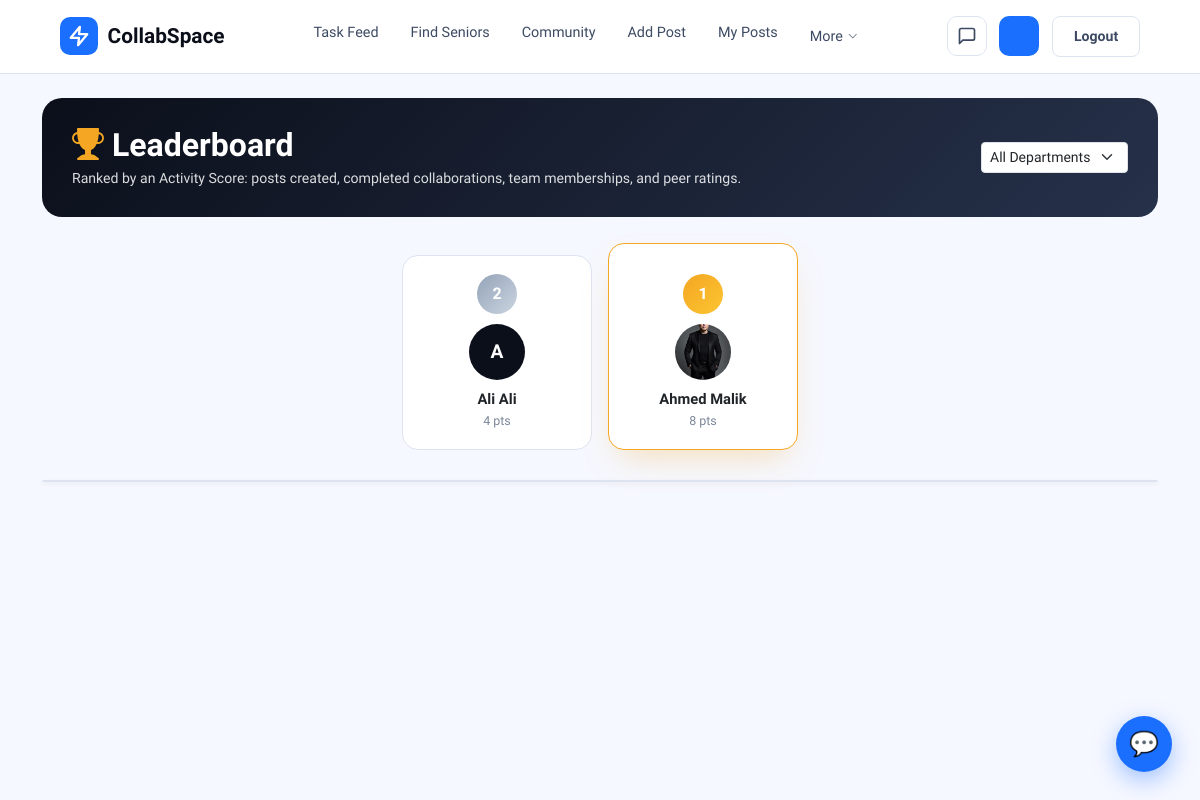
/leaderboard/ (signed in), run on an earlier commit of the app's database.
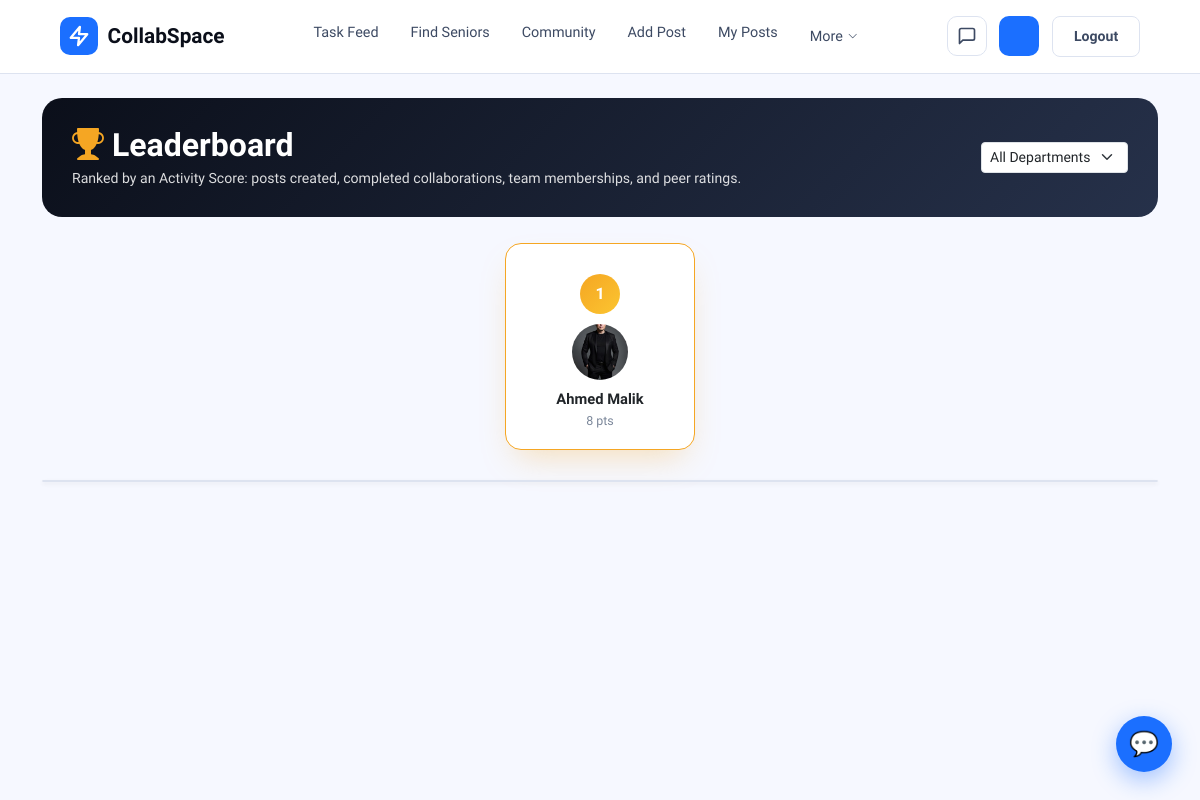
And on a later commit of the database.
### accounts/models.py (models this page shows, shortened)
class Profile(models.Model):
    DEPARTMENT_CHOICES = [('IT', 'IT'), ('CS', 'CS'), ('DS', 'DS'), ('SE', 'SE'), ('EE', 'EE')]
    PROGRAM_CHOICES    = [('BSSE', 'BSSE'), ('BSCS', 'BSCS'), ('BSDS', 'BSDS'), ('BSIT', 'BSIT')]
    SEMESTER_CHOICES   = [(i, f'Semester {i}') for i in range(1, 8)]
    LOOKING_FOR        = [('fyp', 'FYP Partner'), ('paid', 'Paid Task'), ('both', 'Both')]
    AVAILABILITY       = [('5', '<5 hrs/week'), ('5-10', '5–10 hrs/week'), ('10-20', '10–20 hrs/week'), ('20+', '20+ hrs/week')]
    user         = models.OneToOneField(User, on_delete=models.CASCADE, related_name='profile')
    department   = models.CharField(max_length=10, choices=DEPARTMENT_CHOICES, default='IT', blank=True, null=True)
    program      = models.CharField(max_length=10, choices=PROGRAM_CHOICES, blank=True, null=True)
    semester     = models.IntegerField(choices=SEMESTER_CHOICES, blank=True, null=True)
    photo        = models.ImageField(upload_to='profiles/', blank=True, null=True)
    bio          = models.CharField(max_length=200, blank=True)
    github       = models.URLField(blank=True)
    linkedin     = models.URLField(blank=True)
    looking_for  = models.CharField(max_length=10, choices=LOOKING_FOR, blank=True, null=True)
    availability = models.CharField(max_length=10, choices=AVAILABILITY, blank=True, null=True)
    created_at   = models.DateTimeField(auto_now_add=True)
    batch        = models.CharField(max_length=20, blank=True, help_text='e.g. Fall 2022, Spring 2023')
    is_verified       = models.BooleanField(default=False, help_text='University email verified')
    id_card            = models.ImageField(upload_to='id_cards/', blank=True, null=True, help_text='Student card photo for senior verification')
    is_id_verified     = models.BooleanField(default=False, help_text='Reviewed and approved by an admin')
    is_supervisor      = models.BooleanField(default=False, help_text='Faculty / supervisor account that can endorse FYP posts')
    resume              = models.FileField(upload_to='resumes/', blank=True, null=True, help_text='Uploaded CV/resume (PDF, DOCX or TXT)')
    resume_updated_at   = models.DateTimeField(blank=True, null=True)
    class Meta:
        db_table = 'core_profile'

### accounts/views.py (the view)
# urls.py: path('leaderboard/',                views.leaderboard,  name='leaderboard'),
@login_required
def leaderboard(request):
    from django.db.models import Count
    from reviews.models import Review
    from collaboration.models import TeamMembership
    dept = request.GET.get('department', '')
    profiles = Profile.objects.select_related('user')
    if dept:
        profiles = profiles.filter(department=dept)
    rows = []
    for profile in profiles:
        post_count = Post.objects.filter(author=profile.user).count()
        completed_count = Post.objects.filter(author=profile.user, is_completed=True).count()
        team_count = TeamMembership.objects.filter(user=profile.user).count()
        rating = Review.average_for(profile.user)
        avg_rating = rating['average'] or 0
        review_count = rating['count']
        activity_score = (
            (post_count * 4) +
            (completed_count * 8) +
            (team_count * 3) +
            (review_count * 2) +
            (avg_rating * 5)
        )
        if activity_score <= 0 and post_count == 0 and team_count == 0:
            continue  # skip totally inactive/never-onboarded accounts
        rows.append({
            'profile': profile,
            'post_count': post_count,
            'completed_count': completed_count,
            'team_count': team_count,
            'avg_rating': avg_rating,
            'review_count': review_count,
            'activity_score': round(activity_score, 1),
        })
    rows.sort(key=lambda r: r['activity_score'], reverse=True)
    for i, row in enumerate(rows, start=1):
        row['rank'] = i
        if i == 1:
            row['tier'] = 'gold'
        elif i == 2:
            row['tier'] = 'silver'
        elif i == 3:
            row['tier'] = 'bronze'
        else:
            row['tier'] = ''
    return render(request, 'accounts/leaderboard.html', {
        'rows': rows[:25],
        'top3': rows[:3],
        'rest': rows[3:25],
        'departments': Profile.DEPARTMENT_CHOICES,
        'active_department': dept,
    })

### posts/forms.py (shortened to what this page needs)
class PostForm(forms.ModelForm):
    skills_required = forms.ModelMultipleChoiceField(
        queryset=Skill.objects.all(),
        required=False,
        widget=forms.SelectMultiple(attrs={
            'class': 'form-control select2',
            'data-placeholder': 'Search or type required skills...'
        })
    )
    class Meta:
        model  = Post
        fields = ['title', 'post_type', 'description', 'skills_required', 'deadline']
        widgets = {
            'title':       forms.TextInput(attrs={'class': 'form-control', 'placeholder': 'Project Title'}),
            'post_type':   forms.Select(attrs={'class': 'form-select'}),
            'description': forms.Textarea(attrs={'rows': 3, 'class': 'form-control', 'placeholder': 'Describe your project requirements...'}),
            'deadline':    forms.DateInput(attrs={'type': 'date', 'class': 'form-control'}),
        }
    def __init__(self, *args, **kwargs):
        super().__init__(*args, **kwargs)
        self.fields['skills_required'].queryset = Skill.objects.all().order_by('name')

### accounts/models.py (called while the page is built)
    def __str__(self):
        return self.name

### templates/accounts/leaderboard.html (shortened to what this page needs)
{% extends 'pages/base.html' %}
{% block content %}
<div class="lb-hero">
  <div>
    <h2><i class="bi bi-trophy-fill" style="color:#F5A623;"></i> Leaderboard</h2>
    <p>Ranked by an Activity Score: posts created, completed collaborations, team memberships, and peer ratings.</p>
  </div>
  <form method="GET">
    <select name="department" class="form-select form-select-sm" onchange="this.form.submit()">
      <option value="">All Departments</option>
    </select>
  </form>
</div>
{% if rows %}
  {% if top3 %}
  <div class="lb-podium">
    {% for row in top3 %}
      <div class="lb-podium-card rank-{{ row.rank }}">
        <div class="lb-medal medal-{{ row.tier }}">{{ row.rank }}</div>
        {% if row.profile.photo %}
          <img src="{{ row.profile.photo.url }}" class="avatar-lg">
        {% else %}
          <div class="avatar-fallback-lg">{{ row.profile.user.first_name|first }}</div>
        {% endif %}
        <a href="{% url 'user_profile' row.profile.user.username %}" class="name text-decoration-none text-dark d-block">
          {{ row.profile.user.first_name }} {{ row.profile.user.last_name }}
        </a>
        <div class="score">{{ row.activity_score }} pts</div>
      </div>
    {% endfor %}
  </div>
  {% endif %}
  <div class="card shadow-sm">
  </div>
{% endif %}
{% endblock %}

What changed in the data, as far as the page shows it:
no longer on this page (row edited): Profile: rank "2", profile.user.first_name|first "A", profile.user.first_name "Ali", profile.user.last_name "Ali", activity_score "4"
